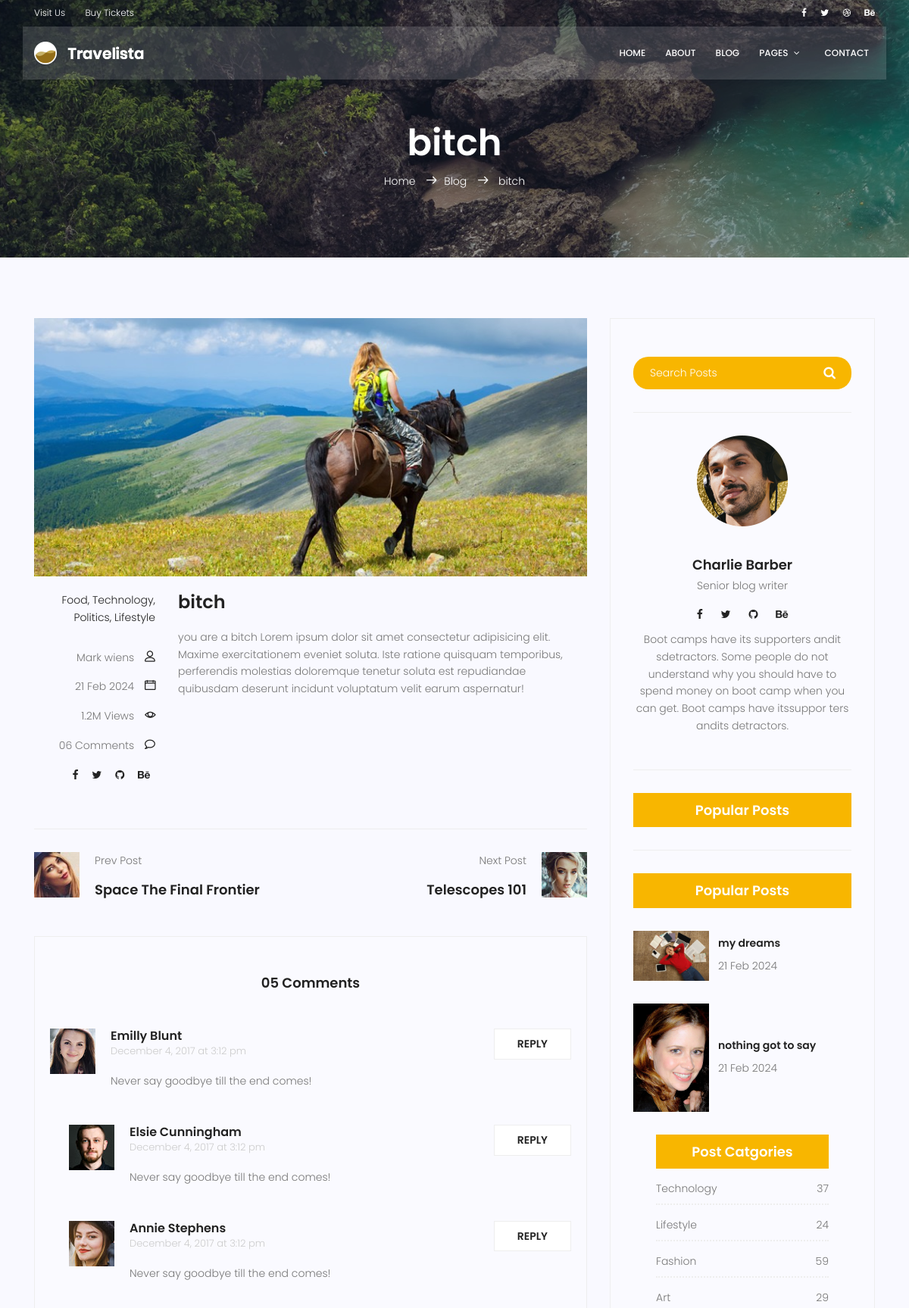
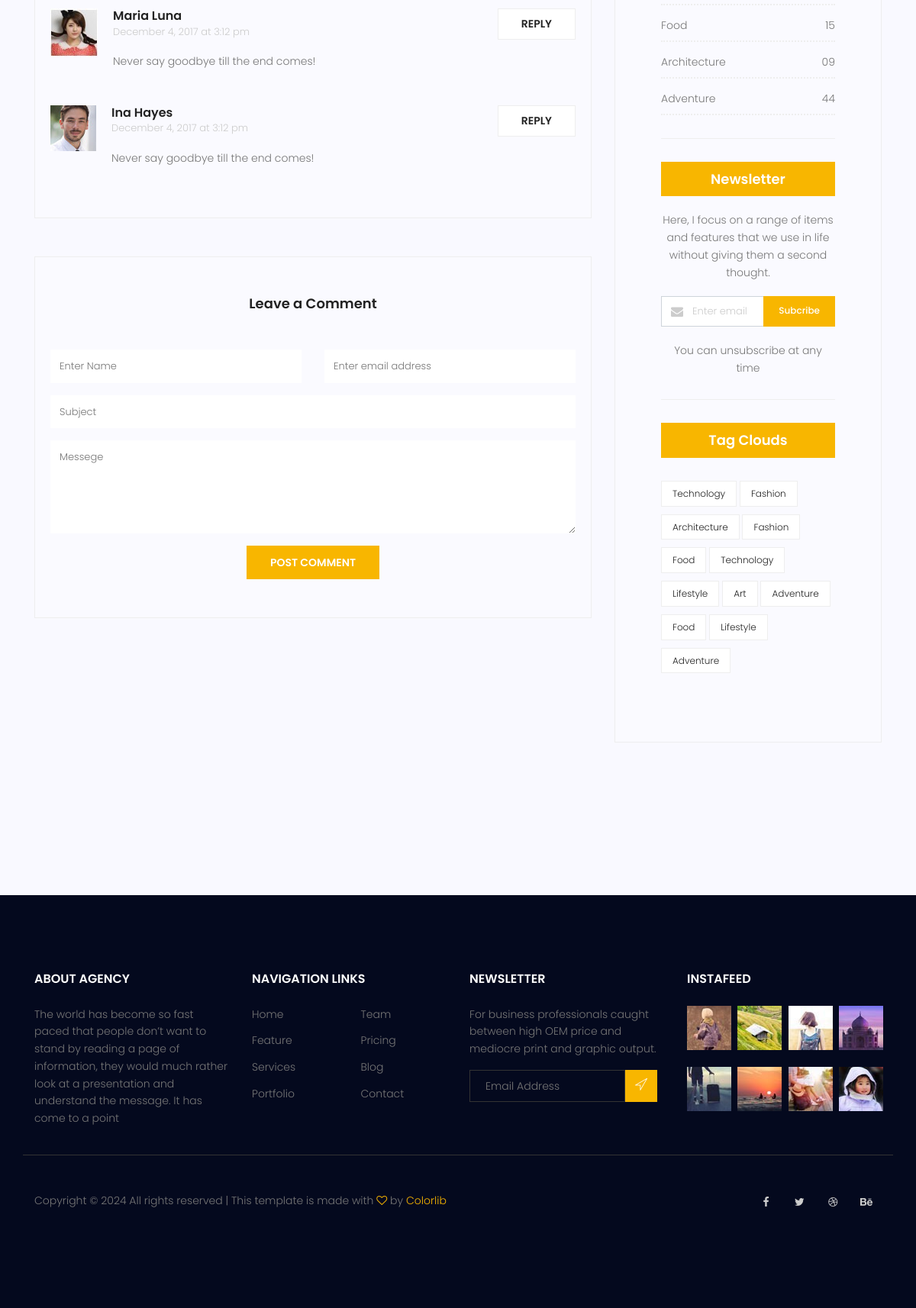
Page /blog/3 on the committed database (2 pictures, top to bottom).
### blog/models.py (models this page shows, shortened)
class Post(models.Model):
  category = models.ManyToManyField(Category)
  author = models.ForeignKey(User, on_delete=models.SET_NULL, null=True)
  image = models.ImageField(upload_to='blog', default='blog/default.jpg')
  title = models.CharField(max_length=255)
  content = models.TextField()
  counted_views = models.IntegerField(default=0)
  status = models.BooleanField(default=False)
  published_date = models.DateTimeField(null=True)
  created_date = models.DateTimeField(auto_now_add=True)
  updated_date = models.DateTimeField(auto_now=True)
  class Meta:
    ordering = ['created_date']
    verbose_name = 'پست'
    verbose_name_plural = 'پست ها'

### blog/views.py (the view)
# urls.py: path('<int:pid>', views.blog_single, name='single' ),
def blog_single(request, pid):
  posts = Post.objects.filter(status=1)
  post = get_object_or_404(posts,pk=pid )
  return render(request, 'blog/blog-single.html', {
    'post':post
  })

### blog/templatetags/blog_tags.py (called while the page is built)
@register.inclusion_tag('blog/blog-popular-posts.html')
def popularposts(args=1):
  posts = Post.objects.filter(status=1).order_by('published_date')[:args]
  return {'posts':posts}

### templates/blog/blog-single.html (shortened to what this page needs)
{% extends 'base.html' %}
{% load static %}
{% load blog_tags %}
{% block body %}
			<section class="relative about-banner">
				<div class="overlay overlay-bg"></div>
				<div class="container">
					<div class="row d-flex align-items-center justify-content-center">
						<div class="about-content col-lg-12">
							<h1 class="text-white">
								{{post.title}}
							</h1>
							<p class="text-white link-nav"><a href="{% url 'website:index' %}">Home </a>  <span class="lnr lnr-arrow-right"></span><a href="{% url 'blog:index' %}">Blog </a> <span class="lnr lnr-arrow-right"></span> {{post.title}}</p>
						</div>
					</div>
				</div>
			</section>
			<section class="post-content-area single-post-area">
				<div class="container">
					<div class="row">
						<div class="col-lg-8 posts-list">
							<div class="single-post row">
								<div class="col-lg-12">
									<div class="feature-img">
										<img class="img-fluid" src="{% static 'img/blog/feature-img1.jpg' %}" alt="">
									</div>
								</div>
								<div class="col-lg-3  col-md-3 meta-details">
									<ul class="tags">
										<li><a href="#">Food,</a></li>
										<li><a href="#">Technology,</a></li>
										<li><a href="#">Politics,</a></li>
										<li><a href="#">Lifestyle</a></li>
									</ul>
									<div class="user-details row">
										<p class="user-name col-lg-12 col-md-12 col-6"><a href="#">Mark wiens</a> <span class="lnr lnr-user"></span></p>
										<p class="date col-lg-12 col-md-12 col-6"><a href="#">{{post.published_date|date:'d M Y'}}</a> <span class="lnr lnr-calendar-full"></span></p>
										<p class="view col-lg-12 col-md-12 col-6"><a href="#">1.2M Views</a> <span class="lnr lnr-eye"></span></p>
										<p class="comments col-lg-12 col-md-12 col-6"><a href="#">06 Comments</a> <span class="lnr lnr-bubble"></span></p>
										<ul class="social-links col-lg-12 col-md-12 col-6">
											<li><a href="#"><i class="fa fa-facebook"></i></a></li>
											<li><a href="#"><i class="fa fa-twitter"></i></a></li>
											<li><a href="#"><i class="fa fa-github"></i></a></li>
											<li><a href="#"><i class="fa fa-behance"></i></a></li>
										</ul>
									</div>
								</div>
								<div class="col-lg-9 col-md-9">
									<h3 class="mt-20 mb-20">{{post.title}}</h3>
									<p class="excert">
										{{post.content}}
									</p>
								</div>
							</div>
							<div class="navigation-area">
								<div class="row">
									<div class="col-lg-6 col-md-6 col-12 nav-left flex-row d-flex justify-content-start align-items-center">
										<div class="thumb">
											<a href="#"><img class="img-fluid" src="{% static 'img/blog/prev.jpg' %}" alt=""></a>
										</div>
										<div class="arrow">
											<a href="#"></a>
										</div>
										<div class="detials">
											<p>Prev Post</p>
											<a href="#"><h4>Space The Final Frontier</h4></a>
										</div>
									</div>
									<div class="col-lg-6 col-md-6 col-12 nav-right flex-row d-flex justify-content-end align-items-center">
										<div class="detials">
											<p>Next Post</p>
											<a href=""><h4>Telescopes 101</h4></a>
										</div>
										<div class="arrow">
											<a href="#"></a>
										</div>
										<div class="thumb">
											<a href="#"><img class="img-fluid" src="{% static 'img/blog/next.jpg' %}" alt=""></a>
										</div>
									</div>
								</div>
							</div>
							<div class="comments-area">
								<h4>05 Comments</h4>
								<div class="comment-list">
                                    <div class="single-comment justify-content-between d-flex">
                                        <div class="user justify-content-between d-flex">
                                            <div class="thumb">
                                                <img src="{% static 'img/blog/c1.jpg' %}" alt="">
                                            </div>
                                            <div class="desc">
                                                <h5><a href="#">Emilly Blunt</a></h5>
                                                <p class="date">December 4, 2017 at 3:12 pm </p>
                                                <p class="comment">
                                                    Never say goodbye till the end comes!
                                                </p>
                                            </div>
                                        </div>
                                        <div class="reply-btn">
                                               <a href="" class="btn-reply text-uppercase">reply</a>
                                        </div>
                                    </div>
                                </div>
								<div class="comment-list left-padding">
                                    <div class="single-comment justify-content-between d-flex">
                                        <div class="user justify-content-between d-flex">
                                            <div class="thumb">
                                                <img src="{% static 'img/blog/c2.jpg' %}" alt="">
                                            </div>
                                            <div class="desc">
                                                <h5><a href="#">Elsie Cunningham</a></h5>
                                                <p class="date">December 4, 2017 at 3:12 pm </p>
                                                <p class="comment">
                                                    Never say goodbye till the end comes!
                                                </p>
                                            </div>
                                        </div>
                                        <div class="reply-btn">
                                               <a href="" class="btn-reply text-uppercase">reply</a>
                                        </div>
                                    </div>
                                </div>
								<div class="comment-list left-padding">
                                    <div class="single-comment justify-content-between d-flex">
                                        <div class="user justify-content-between d-flex">
                                            <div class="thumb">
                                                <img src="{% static 'img/blog/c3.jpg' %}" alt="">
                                            </div>
                                            <div class="desc">
                                                <h5><a href="#">Annie Stephens</a></h5>
                                                <p class="date">December 4, 2017 at 3:12 pm </p>
                                                <p class="comment">
                                                    Never say goodbye till the end comes!
                                                </p>
                                            </div>
                                        </div>
                                        <div class="reply-btn">
                                               <a href="" class="btn-reply text-uppercase">reply</a>
                                        </div>
                                    </div>
                                </div>
								<div class="comment-list">
                                    <div class="single-comment justify-content-between d-flex">
                                        <div class="user justify-content-between d-flex">
                                            <div class="thumb">
                                                <img src="{% static 'img/blog/c4.jpg' %}" alt="">
                                            </div>
                                            <div class="desc">
                                                <h5><a href="#">Maria Luna</a></h5>
                                                <p class="date">December 4, 2017 at 3:12 pm </p>
                                                <p class="comment">
                                                    Never say goodbye till the end comes!
                                                </p>
                                            </div>
                                        </div>
                                        <div class="reply-btn">
                                               <a href="" class="btn-reply text-uppercase">reply</a>
                                        </div>
                                    </div>
                                </div>
								<div class="comment-list">
                                    <div class="single-comment justify-content-between d-flex">
                                        <div class="user justify-content-between d-flex">
                                            <div class="thumb">
                                                <img src="{% static 'img/blog/c5.jpg' %}" alt="">
                                            </div>
                                            <div class="desc">
                                                <h5><a href="#">Ina Hayes</a></h5>
                                                <p class="date">December 4, 2017 at 3:12 pm </p>
                                                <p class="comment">
                                                    Never say goodbye till the end comes!
                                                </p>
                                            </div>
                                        </div>
                                        <div class="reply-btn">
                                               <a href="" class="btn-reply text-uppercase">reply</a>
                                        </div>
                                    </div>
                                </div>
							</div>
							<div class="comment-form">
								<h4>Leave a Comment</h4>
								<form>
									<div class="form-group form-inline">
									  <div class="form-group col-lg-6 col-md-12 name">
									    <input type="text" class="form-control" id="name" placeholder="Enter Name" onfocus="this.placeholder = ''" onblur="this.placeholder = 'Enter Name'">
									  </div>
									  <div class="form-group col-lg-6 col-md-12 email">
									    <input type="email" class="form-control" id="email" placeholder="Enter email address" onfocus="this.placeholder = ''" onblur="this.placeholder = 'Enter email address'">
									  </div>
									</div>
									<div class="form-group">
										<input type="text" class="form-control" id="subject" placeholder="Subject" onfocus="this.placeholder = ''" onblur="this.placeholder = 'Subject'">
									</div>
									<div class="form-group">
										<textarea class="form-control mb-10" rows="5" name="message" placeholder="Messege" onfocus="this.placeholder = ''" onblur="this.placeholder = 'Messege'" required=""></textarea>
									</div>
									<a href="#" class="primary-btn text-uppercase">Post Comment</a>
								</form>
							</div>
						</div>
						<div class="col-lg-4 sidebar-widgets">
							<div class="widget-wrap">
								<div class="single-sidebar-widget search-widget">
									<form class="search-form" action="#">
			                            <input placeholder="Search Posts" name="search" type="text" onfocus="this.placeholder = ''" onblur="this.placeholder = 'Search Posts'" >
			                            <button type="submit"><i class="fa fa-search"></i></button>
			                        </form>
								</div>
								{% include 'blog/blog-writer.html' %}
								{% include 'blog/blog-popular-posts.html' %}
								{% popularposts 2 %}
								<div class="single-sidebar-widget post-category-widget">
									<h4 class="category-title">Post Catgories</h4>
									<ul class="cat-list">
										<li>
											<a href="#" class="d-flex justify-content-between">
												<p>Technology</p>
												<p>37</p>
											</a>
										</li>
										<li>
											<a href="#" class="d-flex justify-content-between">
												<p>Lifestyle</p>
												<p>24</p>
											</a>
										</li>
										<li>
											<a href="#" class="d-flex justify-content-between">
												<p>Fashion</p>
												<p>59</p>
											</a>
										</li>
										<li>
											<a href="#" class="d-flex justify-content-between">
												<p>Art</p>
												<p>29</p>
											</a>
										</li>
										<li>
											<a href="#" class="d-flex justify-content-between">
												<p>Food</p>
												<p>15</p>
											</a>
										</li>
										<li>
											<a href="#" class="d-flex justify-content-between">
												<p>Architecture</p>
												<p>09</p>
											</a>
										</li>
										<li>
											<a href="#" class="d-flex justify-content-between">
												<p>Adventure</p>
												<p>44</p>
											</a>
										</li>
									</ul>
								</div>
								<div class="single-sidebar-widget newsletter-widget">
									<h4 class="newsletter-title">Newsletter</h4>
									<p>
										Here, I focus on a range of items and features that we use in life without
										giving them a second thought.
									</p>
									<div class="form-group d-flex flex-row">
									   <div class="col-autos">
									      <div class="input-group">
									        <div class="input-group-prepend">
									          <div class="input-group-text"><i class="fa fa-envelope" aria-hidden="true"></i>
											</div>
									        </div>
									        <input type="text" class="form-control" id="inlineFormInputGroup" placeholder="Enter email" onfocus="this.placeholder = ''" onblur="this.placeholder = 'Enter email'" >
									      </div>
									    </div>
									    <a href="#" class="bbtns">Subcribe</a>
									</div>
									<p class="text-bottom">
										You can unsubscribe at any time
									</p>
								</div>
								<div class="single-sidebar-widget tag-cloud-widget">
									<h4 class="tagcloud-title">Tag Clouds</h4>
									<ul>
										<li><a href="#">Technology</a></li>
										<li><a href="#">Fashion</a></li>
										<li><a href="#">Architecture</a></li>
										<li><a href="#">Fashion</a></li>
										<li><a href="#">Food</a></li>
										<li><a href="#">Technology</a></li>
										<li><a href="#">Lifestyle</a></li>
										<li><a href="#">Art</a></li>
										<li><a href="#">Adventure</a></li>
										<li><a href="#">Food</a></li>
										<li><a href="#">Lifestyle</a></li>
										<li><a href="#">Adventure</a></li>
									</ul>
								</div>
							</div>
						</div>
					</div>
				</div>
			</section>
			{% endblock %}

### templates/blog/blog-popular-posts.html
{% load static %}
<div class="single-sidebar-widget popular-post-widget">
  <h4 class="popular-title">Popular Posts</h4>
  {% for post in posts %}
  <div class="popular-post-list">
      <div class="single-post-list d-flex flex-row align-items-center">
        <div class="thumb">
          <img class="img-fluid" src="{{post.image.url}}" alt="">
        </div>
        <div class="details">
          <a href="{% url 'blog:single' pid=post.id %}"><h6>{{post.title}}</h6></a>
          <p>{{post.published_date|date:"d M Y"}}</p>
        </div>
      </div>
    {% endfor %}
</div>

### rows in the picture
Post: title "bitch", published_date "21 Feb 2024", content "you are a bitch Lorem ipsum dolor sit amet consectetur adipisicing elit. Maxime exercitationem eveniet soluta. Iste ratione quisquam temporibus, perferendis molestias doloremque tenetur soluta est repudiandae quibusdam deserunt incidunt voluptatum velit earum aspernatur!"
Post: image (picture), title "my dreams", published_date "21 Feb 2024"
Post: image (picture), title "nothing got to say", published_date "21 Feb 2024"
